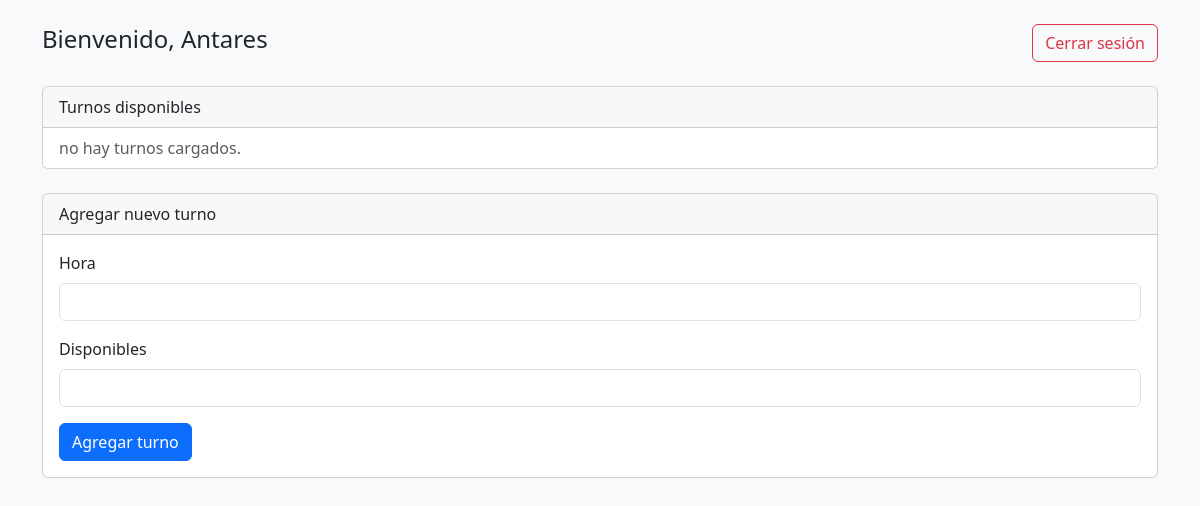
The app's page / (signed in), older data.
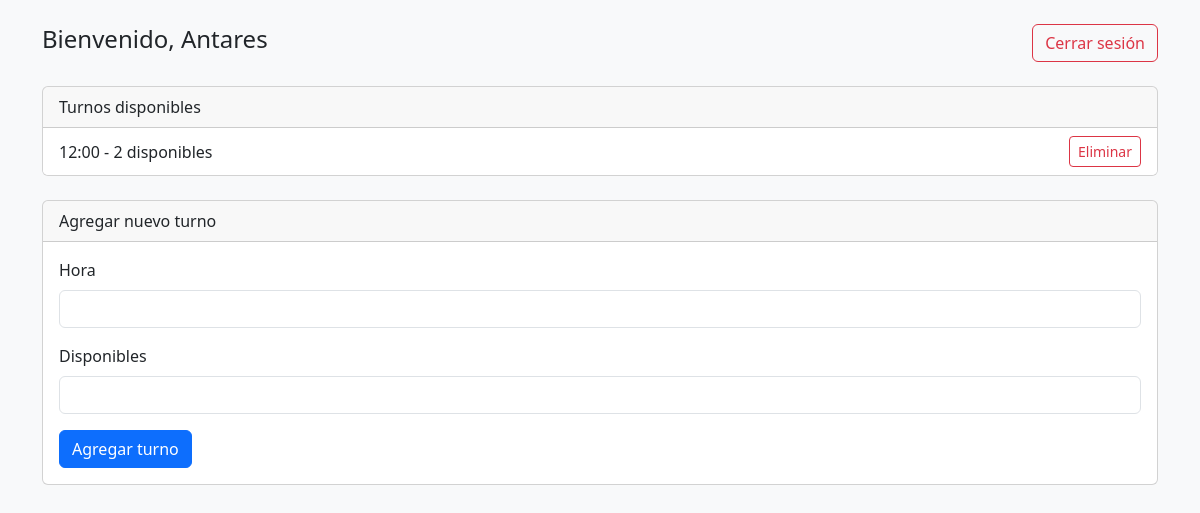
The same page, newer data.
### turnos/models.py (models this page shows, shortened)
class Turno(models.Model):
    hora = models.CharField(max_length=10)
    disponibles = models.PositiveIntegerField()

### turnos/views.py (the view, shortened to what this page needs)
# urls.py: path('', listar_turnos, name='listar_turnos'),
@login_required
def listar_turnos(request):
    turnos = Turno.objects.all()
    return render(request, 'turnos/index.html',{'turnos': turnos})

### turnos/templates/turnos/index.html (shortened to what this page needs)
<!DOCTYPE html>
<html lang="es">
<head>
    <link href="https://cdn.jsdelivr.net/npm/bootstrap@5.3.3/dist/css/bootstrap.min.css" rel="stylesheet">
</head>
<body class="bg-light p-4">
<div class="container">
    {% if user.is_authenticated %}
        <div class="d-flex justify-content-between align-items-center mb-4">
            <h4>Bienvenido, {{ user.username }}</h4>
            <form action="{% url 'logout' %}" method="post">
                <button type="submit" class="btn btn-outline-danger">Cerrar sesión</button>
            </form>
        </div>
    {% endif %}
    <div class="card mb-4">
        <div class="card-header">Turnos disponibles</div>
        <ul class="list-group list-group-flush">
            {% for turno in turnos %}
                <li class="list-group-item d-flex justify-content-between align-items-center">
                    {{ turno.hora }} - {{ turno.disponibles }} disponibles
                    <form method="post" class="m-0">
                        <button type="submit" class="btn btn-sm btn-outline-danger">Eliminar</button>
                    </form>
                </li>
            {% empty %}
                <li class="list-group-item text-muted"> no hay turnos cargados.</li>
            {% endfor %}
        </ul>
    </div>
    <div class="card">
        <div class="card-header">Agregar nuevo turno</div>
        <div class="card-body">
            <form method="post">
                <div class="mb-3">
                    <label for="hora" class="form-label">Hora</label>
                    <input type="text" name="hora" class="form-control" required>
                </div>
                <div class="mb-3">
                    <label for="disponibles" class="form-label">Disponibles</label>
                    <input type="number" name="disponibles" class="form-control" required>
                </div>
                <button type="submit" class="btn btn-primary">Agregar turno</button>
            </form>
        </div>
    </div>
</div>
</body>
</html>

Row changes from the older to the newer data that the page shows:
added Turno: hora "12:00", disponibles "2"
Text that changed along with them:
text no longer shown: "no hay turnos cargados."
